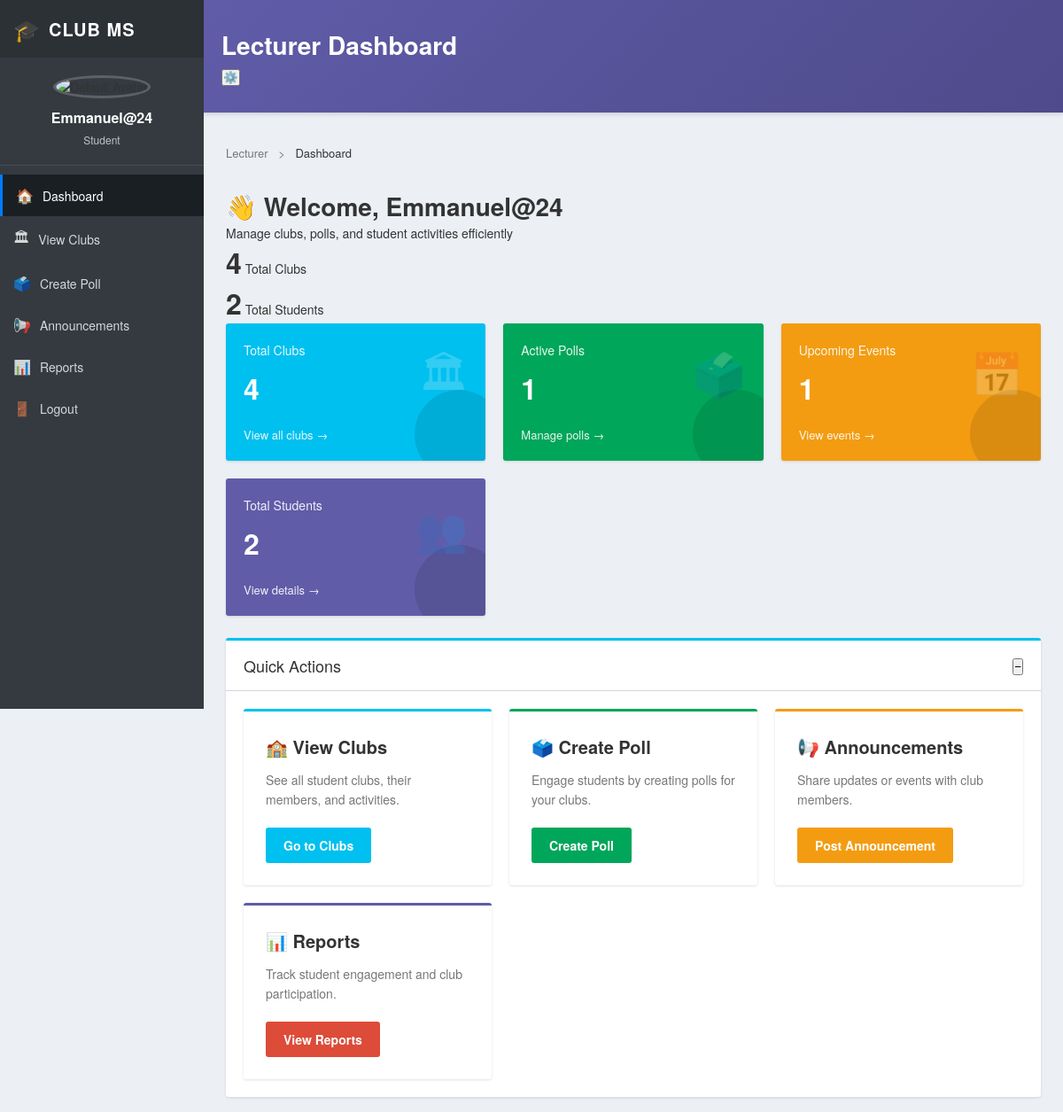
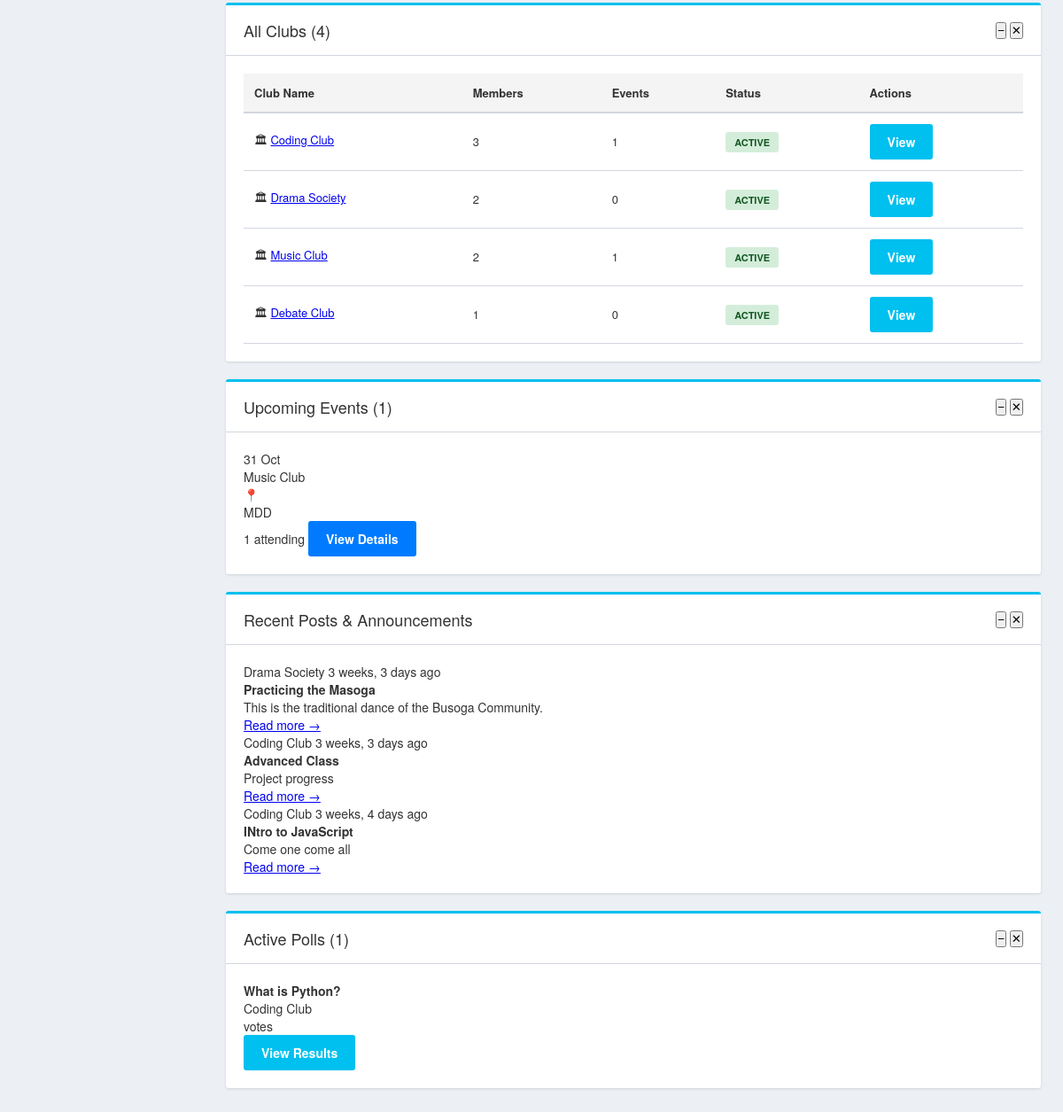
Page /users/dashboard/lecturer/ (signed in) on the earlier database version (2 pictures, top to bottom).
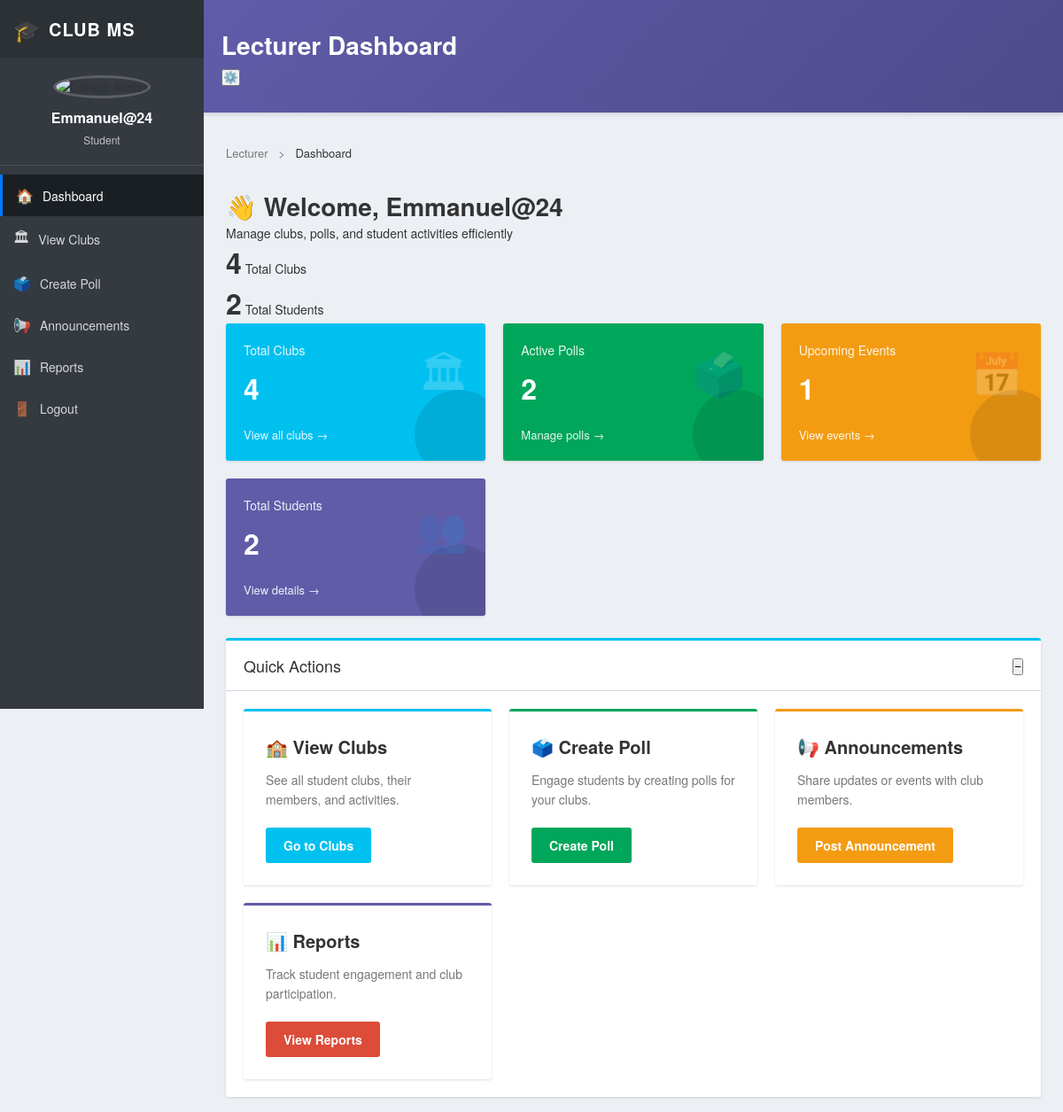
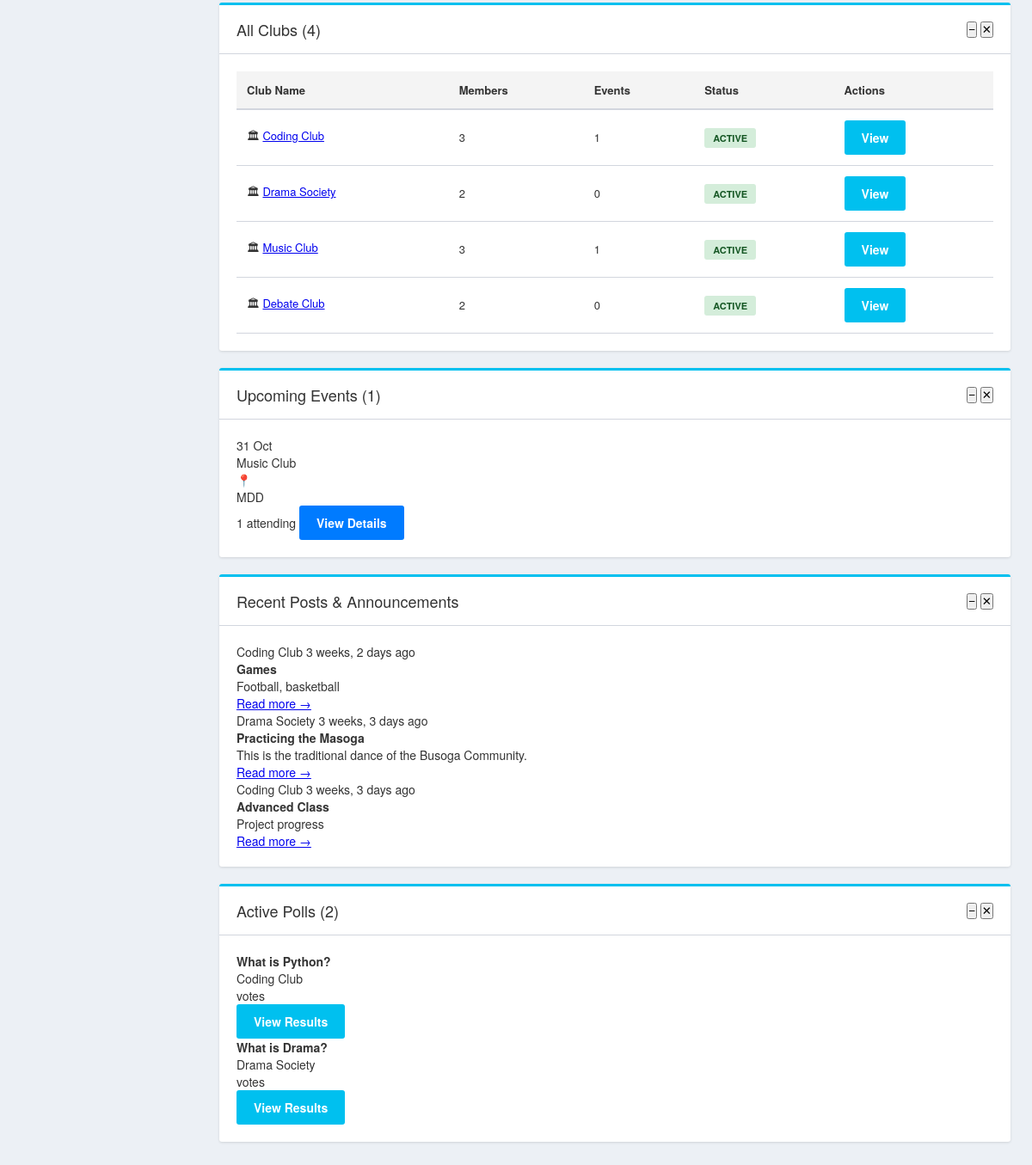
Same page on the later database version (2 pictures, top to bottom).
### clubs/models.py (models this page shows, shortened)
class Club(models.Model):
    name = models.CharField(max_length=100)
    description = models.TextField()
    meeting_time = models.CharField(max_length=100)
    logo = models.ImageField(upload_to="club_logos/", blank=True, null=True)
    members = models.ManyToManyField(
        settings.AUTH_USER_MODEL,
        related_name="clubs",
        blank=True
    )

class Event(models.Model):
    club = models.ForeignKey(
        Club, on_delete=models.CASCADE, related_name="events"
    )
    name = models.CharField(max_length=200)
    description = models.TextField()
    date = models.DateField()
    attendees = models.ManyToManyField(
        settings.AUTH_USER_MODEL,
        related_name="event_attendees",
        blank=True
    )

class ClubPost(models.Model):
    club = models.ForeignKey(
        Club, on_delete=models.CASCADE, related_name="posts"
    )
    title = models.CharField(max_length=200)
    content = models.TextField()
    author = models.ForeignKey(
        settings.AUTH_USER_MODEL, on_delete=models.CASCADE
    )
    created_at = models.DateTimeField(auto_now_add=True)

class Poll(models.Model):
    club = models.ForeignKey(
        Club, on_delete=models.CASCADE, related_name="polls"
    )
    question = models.CharField(max_length=255)
    created_by = models.ForeignKey(
        settings.AUTH_USER_MODEL, on_delete=models.CASCADE
    )
    created_at = models.DateTimeField(auto_now_add=True)

### users/views.py (the view)
# urls.py: path("dashboard/lecturer/", views.lecturer_dashboard, name="lecturer_dashboard"),
@login_required
def lecturer_dashboard(request):
    from django.contrib.auth.models import User
    clubs = Club.objects.all()
    total_clubs = clubs.count()
    total_students = Profile.objects.filter(role='student').count()
    active_polls = Poll.objects.all()
    active_polls_count = active_polls.count()
    upcoming_events = Event.objects.filter(date__gte=timezone.now()).order_by('date')
    upcoming_events_count = upcoming_events.count()
    recent_posts = ClubPost.objects.all().order_by('-created_at')
    context = {
        'clubs': clubs,
        'total_clubs': total_clubs,
        'total_students': total_students,
        'active_polls': active_polls,
        'active_polls_count': active_polls_count,
        'upcoming_events': upcoming_events,
        'upcoming_events_count': upcoming_events_count,
        'recent_posts': recent_posts,
    }
    return render(request, "users/lecturer_dashboard.html", context)

### users/templates/users/lecturer_dashboard.html (shortened to what the changed rows need)
{% load static %}
<!DOCTYPE html>
<html lang="en">
<head>
    <link rel="stylesheet" href="{% static 'css/lecturer_dashboard.css' %}?v=1">
</head>
<body>
<div class="dashboard-wrapper">
    <main class="dashboard-main">
        <header class="top-header">
            <div class="header-left">
                <h1 class="page-title">Lecturer Dashboard</h1>
            </div>
        </header>
        <div class="dashboard-content">
            <div class="page-header">
                <div class="header-content">
                    <h1>👋 Welcome, {{ user.profile.name }}</h1>
                </div>
            </div>
            <section class="stats-grid">
                <div class="stat-card card-green">
                    <div class="stat-content">
                        <h3>Active Polls</h3>
                        <p class="stat-number">{{ active_polls_count|default:0 }}</p>
                    </div>
                </div>
            </section>
            <section class="panel">
                <div class="panel-header">
                    <h2>Quick Actions</h2>
                </div>
            </section>
            <div class="content-grid">
                <section class="panel clubs-panel">
                    <div class="panel-header">
                        <h2>All Clubs ({{ clubs.count|default:0 }})</h2>
                    </div>
                    <div class="panel-body">
                        {% if clubs %}
                        <div class="clubs-table">
                            <table>
                                <thead>
                                    <tr>
                                        <th>Club Name</th>
                                        <th>Members</th>
                                        <th>Events</th>
                                        <th>Status</th>
                                        <th>Actions</th>
                                    </tr>
                                </thead>
                                <tbody>
                                    {% for club in clubs|slice:":5" %}
                                    <tr>
                                        <td>
                                            <div class="club-name-cell">
                                                <span class="club-icon-small">🏛</span>
                                                <a href="{% url 'club_detail' club.id %}" class="club-link">{{ club.name }}</a>
                                            </div>
                                        </td>
                                        <td>{{ club.members.count }}</td>
                                        <td>{{ club.events.count|default:0 }}</td>
                                        <td><span class="badge badge-success">Active</span></td>
                                        <td>
                                            <a href="{% url 'club_detail' club.id %}" class="btn btn-view">View</a>
                                        </td>
                                    </tr>
                                    {% endfor %}
                                </tbody>
                            </table>
                        </div>
                        {% else %}
                        <div class="empty-state">
                            <div class="empty-icon">🏛</div>
                            <h2>No Clubs Yet</h2>
                            <p>There are currently no clubs in the system.</p>
                        </div>
                        {% endif %}
                    </div>
                </section>
                <section class="panel events-panel" id="events">
                    <div class="panel-header">
                        <h2>Upcoming Events ({{ upcoming_events.count|default:0 }})</h2>
                    </div>
                    <div class="panel-body">
                        {% if upcoming_events %}
                        <div class="events-list-table">
                            {% for event in upcoming_events|slice:":3" %}
                            <div class="event-row">
                                <div class="event-date-badge">
                                    <span class="event-day">{{ event.date|date:"d" }}</span>
                                    <span class="event-month">{{ event.date|date:"M" }}</span>
                                </div>
                                <div class="event-details">
                                    <p class="event-club-name">{{ event.club.name }}</p>
                                    <p class="event-location">📍 {{ event.location }}</p>
                                    {% if event.description %}
                                    <p class="event-description">{{ event.description|truncatewords:15 }}</p>
                                    {% endif %}
                                </div>
                                <div class="event-actions">
                                    <span class="attendee-badge">{{ event.attendees.count }} attending</span>
                                    <a href="{% url 'club_detail' event.club.id %}" class="btn btn-primary">View Details</a>
                                </div>
                            </div>
                            {% endfor %}
                        </div>
                        {% else %}
                        <div class="empty-state">
                            <div class="empty-icon">📅</div>
                            <h2>No Upcoming Events</h2>
                            <p>No events are scheduled at the moment.</p>
                        </div>
                        {% endif %}
                    </div>
                </section>
            </div>
            <div class="content-grid-2">
                <section class="panel posts-panel">
                    <div class="panel-header">
                        <h2>Recent Posts & Announcements</h2>
                    </div>
                    <div class="panel-body">
                        {% if recent_posts %}
                        <div class="posts-list">
                            {% for post in recent_posts|slice:":3" %}
                            <div class="post-card">
                                <div class="post-header-info">
                                    <span class="post-club-badge">{{ post.club.name }}</span>
                                    <span class="post-time">{{ post.created_at|timesince }} ago</span>
                                </div>
                                <h4>{{ post.title }}</h4>
                                <p>{{ post.content|truncatewords:20 }}</p>
                                <a href="{% url 'club_detail' post.club.id %}" class="link-primary">Read more →</a>
                            </div>
                            {% endfor %}
                        </div>
                        {% else %}
                        <div class="empty-state">
                            <div class="empty-icon">📢</div>
                            <h2>No Recent Posts</h2>
                            <p>No announcements have been made recently.</p>
                        </div>
                        {% endif %}
                    </div>
                </section>
                <section class="panel polls-panel" id="polls">
                    <div class="panel-header">
                        <h2>Active Polls ({{ active_polls.count|default:0 }})</h2>
                        <div class="panel-actions">
                            <button class="panel-toggle">−</button>
                            <button class="panel-close">✕</button>
                        </div>
                    </div>
                    <div class="panel-body">
                        {% if active_polls %}
                        <div class="polls-grid">
                            {% for poll in active_polls|slice:":4" %}
                            <div class="poll-card">
                                <h4>{{ poll.question }}</h4>
                                <p class="poll-club">{{ poll.club.name }}</p>
                                <p class="poll-club">{{ poll.votes.count }} votes</p>
                                <a href="#" class="btn btn-view">View Results</a>
                            </div>
                            {% endfor %}
                        </div>
                        {% endif %}
                    </div>
                </section>
            </div>
        </div>
    </main>
</div>
</body>
</html>

Differences in the rows shown:
no longer on this page (row unchanged): ClubPost: club.name "Coding Club", created_at "3 weeks, 4 days", title "INtro to JavaScript", content "Come one come all"
computed for Club "Music Club": members.count "2" → "3"
computed for Club "Debate Club": members.count "1" → "2"
added ClubPost: club.name "Coding Club", created_at "3 weeks, 2 days", title "Games", content "Football, basketball"
added Poll: question "What is Drama?", club.name "Drama Society"
Other differences:
{{ active_polls_count|default:0 }}: "1" → "2"
{{ active_polls.count|default:0 }}: "1" → "2"
